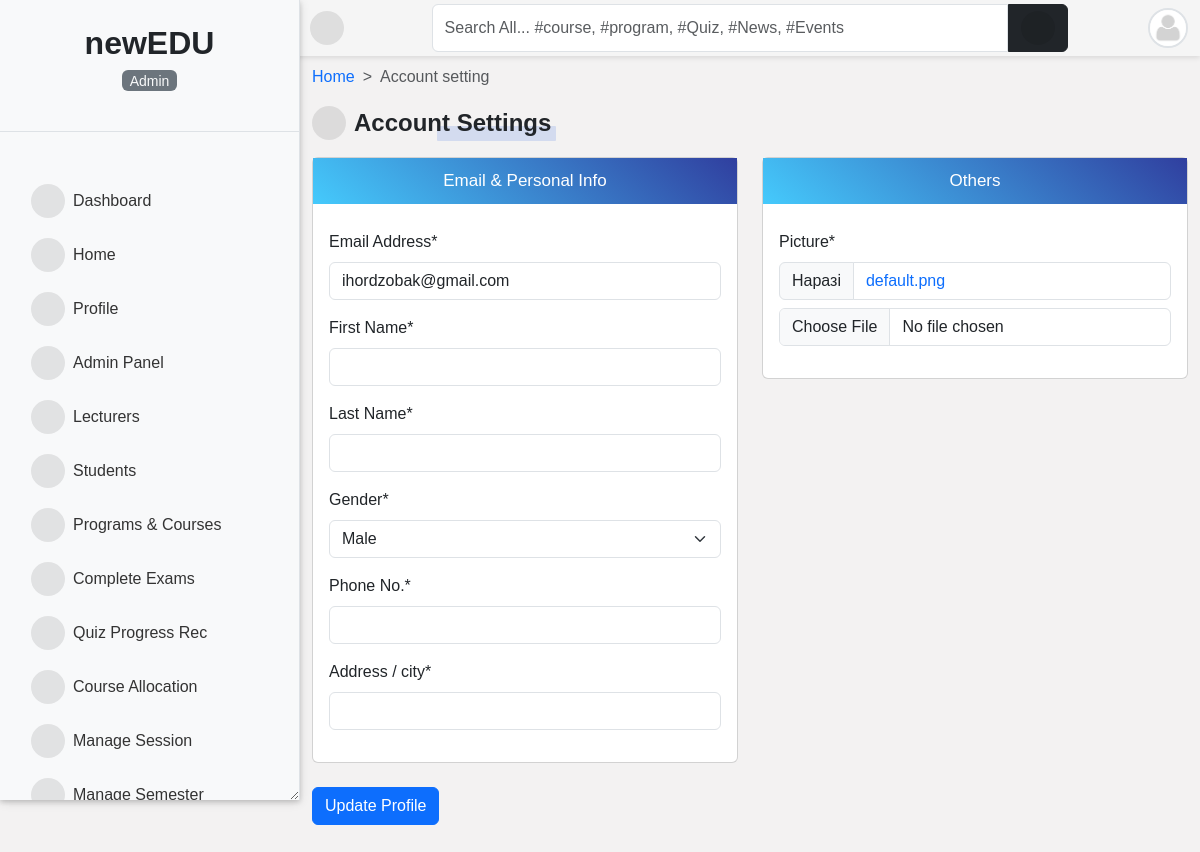
The app's page /uk/accounts/setting/ (signed in) with its own data.
### accounts/models.py (models this page shows, shortened)
class User(AbstractUser):
    is_student = models.BooleanField(default=False)
    is_lecturer = models.BooleanField(default=False)
    is_parent = models.BooleanField(default=False)
    is_dep_head = models.BooleanField(default=False)
    gender = models.CharField(max_length=1, choices=GENDERS, blank=True, null=True)
    phone = models.CharField(max_length=60, blank=True, null=True)
    address = models.CharField(max_length=60, blank=True, null=True)
    picture = models.ImageField(
        upload_to="profile_pictures/%y/%m/%d/", default="default.png", null=True
    )
    email = models.EmailField(blank=True, null=True)
    username_validator = ASCIIUsernameValidator()
    objects = CustomUserManager()
    class Meta:
        ordering = ("-date_joined",)
    @property
    def get_user_role(self):
        if self.is_superuser:
            role = _("Admin")
        elif self.is_student:
            role = _("Student")
        elif self.is_lecturer:
            role = _("Lecturer")
        elif self.is_parent:
            role = _("Parent")
        return role

### accounts/views.py (the view)
# urls.py: path("setting/", profile_update, name="edit_profile"),
@login_required
def profile_update(request):
    if request.method == "POST":
        form = ProfileUpdateForm(request.POST, request.FILES, instance=request.user)
        if form.is_valid():
            form.save()
            messages.success(request, "Your profile has been updated successfully.")
            return redirect("profile")
        messages.error(request, "Please correct the error(s) below.")
    else:
        form = ProfileUpdateForm(instance=request.user)
    return render(request, "setting/profile_info_change.html", {"form": form})

### templates/setting/profile_info_change.html (shortened to what this page needs)
{% extends 'base.html' %}
{% load i18n %}
{% load crispy_forms_tags %}
{% load static %}
{% block content %}
<nav style="--bs-breadcrumb-divider: '>';" aria-label="breadcrumb">
    <ol class="breadcrumb">
        <li class="breadcrumb-item"><a href="/">{% trans 'Home' %}</a></li>
        <li class="breadcrumb-item active" aria-current="page">{% trans 'Account setting' %}</li>
    </ol>
</nav>
<p class="title-1"><i class="fas fa-user-edit"></i>{% trans 'Account Settings' %}</p>
<form action="" method="POST" enctype="multipart/form-data">{% csrf_token %}
    <div class="row mb-4">
        <div class="col-md-6">
            <div class="card">
                <div class="form-title">{% trans 'Email' %} &amp; {% trans 'Personal Info' %}</div>
                <div class="card-body">
                    {{ form.email|as_crispy_field }}
                    {{ form.first_name|as_crispy_field }}
                    {{ form.last_name|as_crispy_field }}
                    {{ form.gender|as_crispy_field }}
                    {{ form.phone|as_crispy_field }}
                    {{ form.address|as_crispy_field }}
                </div>
            </div>
        </div>
        <div class="col-md-6">
            <div class="card">
                <p class="form-title">{% trans 'Others' %}</p>
                <div class="card-body">
                    {{ form.picture|as_crispy_field }}
                </div>
            </div>
        </div>
    </div>
    <button class="btn btn-primary" type="submit">{% trans 'Update Profile' %}</button>
</form>
{% endblock content %}

### templates/sidebar.html (shortened to what this page needs)
{% load static %}
{% load i18n %}
<div id="side-nav" class="d-flex flex-column bg-light vh-100 border-end">
    <div class="main-menu flex-grow-1">
        <div class="text-center py-4 border-bottom">
            <a href="/" class="text-decoration-none">
                <span class="h2 fw-bold text-dark">newEDU</span>
            <p class="mt-2 small text-muted">
                <mark class="bg-secondary text-light rounded px-2">
                    {{ request.user.get_user_role }}
                </mark>
            </p>
        </div>
        {% url 'home' as hom %} {% url 'dashboard' as dash %} {% url 'profile' as prof %}
        {% url 'lecturer_list' as lec %} {% url 'student_list' as stu %}
        {% url 'course_allocation_view' as cav %} {% url 'programs' as pro %}
        {% url 'session_list' as sess %} {% url 'semester_list' as sem %}
        {% url 'add_score' as ascore %} {% url 'grade_results' as vr %}
        {% url 'ass_results' as ar %} {% url 'course_registration' as cr %}
        {% url 'edit_profile' as ep %} {% url 'change_password' as cp %}
        {% url 'quiz_progress' as qpr %} {% url 'quiz_marking' as qce %}
        {% url 'user_course_list' as ucl %} {% url 'admin_panel' as admin_p %}
        <ul class="nav flex-column px-3 pt-3">
            {% if request.user.is_superuser %}
            <li class="nav-item">
                <a class="nav-link {% if request.path == dash %}active fw-bold{% endif %}" href="{{ dash }}">
                    <i class="fas fa-tachometer-alt me-2"></i>{% trans 'Dashboard' %}
                </a>
            </li>
            {% endif %}
            <li class="nav-item">
                <a class="nav-link {% if request.path == hom %}active fw-bold{% endif %}" href="{{ hom }}">
                    <i class="fas fa-home me-2"></i>{% trans 'Home' %}
                </a>
            </li>
            <li class="nav-item">
                <a class="nav-link {% if request.path == prof %}active fw-bold{% endif %}" href="{{ prof }}">
                    <i class="fas fa-user me-2"></i>{% trans 'Profile' %}
                </a>
            </li>
            {% if request.user.is_superuser %}
            <li class="nav-item">
                <a class="nav-link {% if request.path == admin_p %}active fw-bold{% endif %}" href="{{ admin_p }}">
                    <i class="fas fa-user-tie me-2"></i>{% trans 'Admin Panel' %}
                </a>
            </li>
            <li class="nav-item">
                <a class="nav-link {% if request.path == lec %}active fw-bold{% endif %}" href="{{ lec }}">
                    <i class="fas fa-chalkboard-teacher me-2"></i>{% trans 'Lecturers' %}
                </a>
            </li>
            <li class="nav-item">
                <a class="nav-link {% if request.path == stu %}active fw-bold{% endif %}" href="{{ stu }}">
                    <i class="fas fa-user-graduate me-2"></i>{% trans 'Students' %}
                </a>
            </li>
            {% endif %}
            {% if request.user.is_superuser or request.user.is_lecturer %}
            <li class="nav-item">
                <a class="nav-link {% if request.path == pro %}active fw-bold{% endif %}" href="{{ pro }}">
                    <i class="fas fa-book-open me-2"></i>{% trans 'Programs & Courses' %}
                </a>
            </li>
            <li class="nav-item">
                <a class="nav-link {% if request.path == qce %}active fw-bold{% endif %}" href="{{ qce }}">
                    <i class="fas fa-check-double me-2"></i>{% trans 'Complete Exams' %}
                </a>
            </li>
            {% endif %}
            {% if request.user.is_superuser %}
            <li class="nav-item">
                <a class="nav-link {% if request.path == qpr %}active fw-bold{% endif %}" href="{{ qpr }}">
                    <i class="fas fa-record-vinyl me-2"></i>{% trans 'Quiz Progress Rec' %}
                </a>
            </li>
            <li class="nav-item">
                <a class="nav-link {% if request.path == cav %}active fw-bold{% endif %}" href="{{ cav }}">
                    <i class="fas fa-tasks me-2"></i>{% trans 'Course Allocation' %}
                </a>
            </li>
            <li class="nav-item">
                <a class="nav-link {% if request.path == sess %}active fw-bold{% endif %}" href="{{ sess }}">
                    <i class="fas fa-calendar-week me-2"></i>{% trans 'Manage Session' %}
                </a>
            </li>
            <li class="nav-item">
                <a class="nav-link {% if request.path == sem %}active fw-bold{% endif %}" href="{{ sem }}">
                    <i class="fas fa-calendar-alt me-2"></i>{% trans 'Manage Semester' %}
                </a>
            </li>
            {% endif %}
        </ul>
    </div>
</div>

### templates/navbar.html (shortened to what this page needs)
{% load i18n%}
<div id="top-navbar" class="py-1">
	<div class="container">
		<div class="nav-wrapper">
			<div class="toggle-btn" onclick="toggleSidebar()">
				<i class="fas fa-bars"></i>
			</div>
			<form class="form-header" action="{% url 'query' %}" method="GET">
				<input id="primary-search" class="form-control rounded-end-0" type="text" name="q" value="{{ request.GET.q }}"
					placeholder="{% trans 'Search All... #course, #program, #Quiz, #News, #Events' %}" required />
				<button class="btn btn-dark rounded-start-0" type="submit">
					<i class="fas fa-search"></i>
				</button>
			</form>
			<div class="dropdown">
				<div class="avatar border border-2" type="button" data-bs-toggle="dropdown" aria-expanded="false">
					<img src="{{ request.user.picture.url }}">
				</div>
			</div>
		</div>
	</div>
</div>

### templates/sidebar.html (style rules this page uses)
#side-nav .nav-link { color: #333; padding: 10px 15px; border-radius: 0; transition: background-color 0.2s; }

### records on screen
User: user.get_user_role "Admin", user.picture (placeholder picture), email "ihordzobak@gmail.com", gender "Male"
